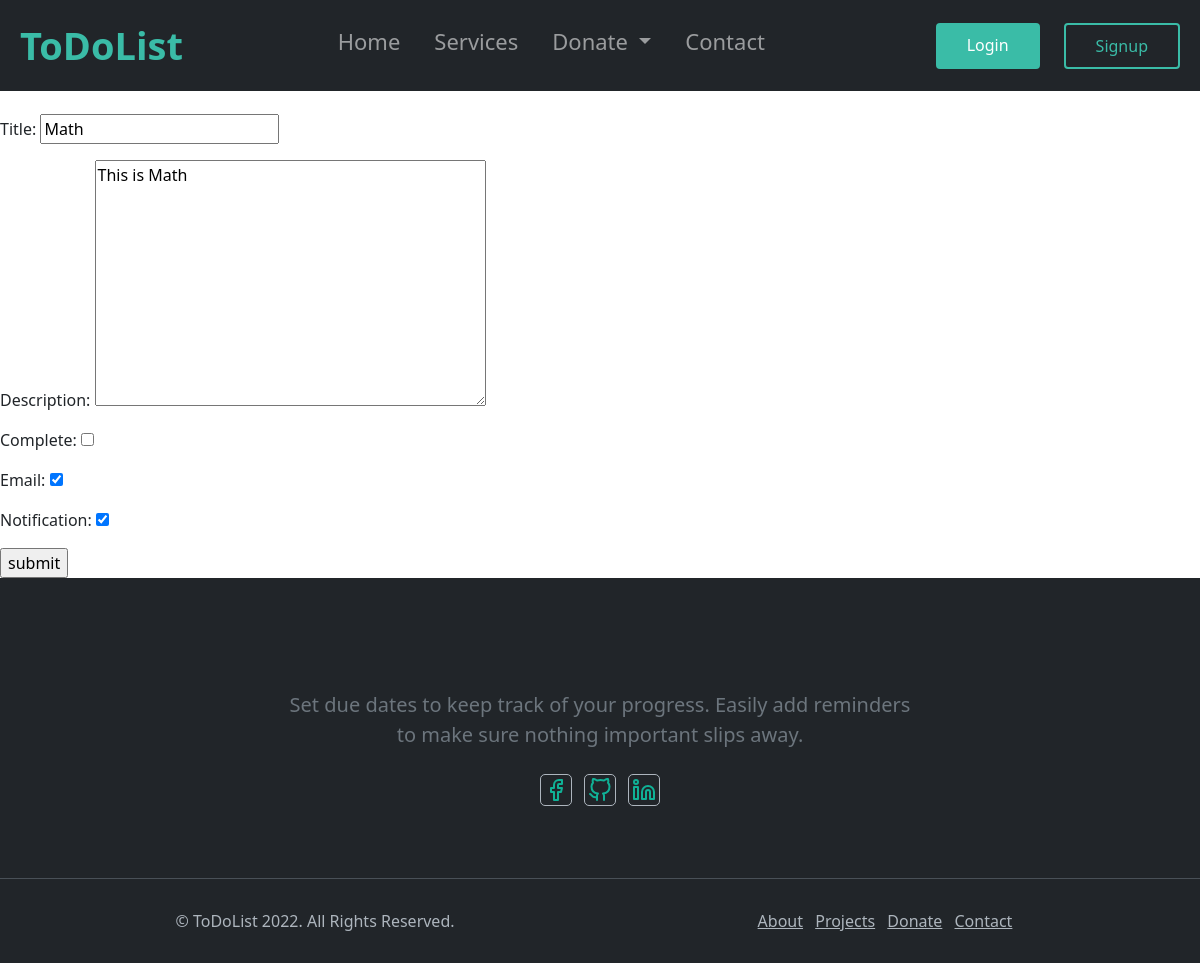
Screenshot of /update/7 with the database file from the repository.
### todo/models.py (models this page shows, shortened)
class Task(models.Model):
    user = models.ForeignKey(User,on_delete=models.CASCADE,null=True,blank=True)
    title = models.CharField(max_length=200)
    description = models.TextField(null=True,blank=True)
    date = models.DateTimeField(null=True,blank=True)
    complete = models.BooleanField(default=False)
    email = models.BooleanField(default=False)
    notification = models.BooleanField(default=False)
    class Meta:
        ordering = ['date'] # will order tasks depending on if it is complete or not

### todo/views.py (the view)
# urls.py: path('update/<int:pk>',UpdateTask.as_view(),name='update'),
class UpdateTask(UpdateView):
    model = Task
    fields = ['title','description','complete','email','notification']
    success_url = reverse_lazy('todo:app')
    template_name = 'todo/create.html'

### todo/templates/todo/create.html (shortened to what this page needs)
{% extends 'todo/HomePage.html' %}
{% block content %}
<center><h1 style="margin: 30px;"> This is create Page </h1></center>
<form method="POST" action="">
	{{form.as_p}}
	<input type="submit" value="submit">
</form>
{% endblock %}

### static/css/style.css (style rules this page uses)
body { margin-top:20px; }
:root { --green: #3ABCA7; --green-dark: #10b196; --green-dark-hover: #0dc5a6; --green-hover: #2ed5ba; }
h1 { text-transform: capitalize; font-family: 'Anybody', cursive; font-family: 'Roboto', sans-serif; }
h1 { font-size: 45px; font-family: Verdana, Geneva, Tahoma, sans-serif; }

### rows the page displays
Task: title "Math", description "This is Math", email "☑", notification "☑"
